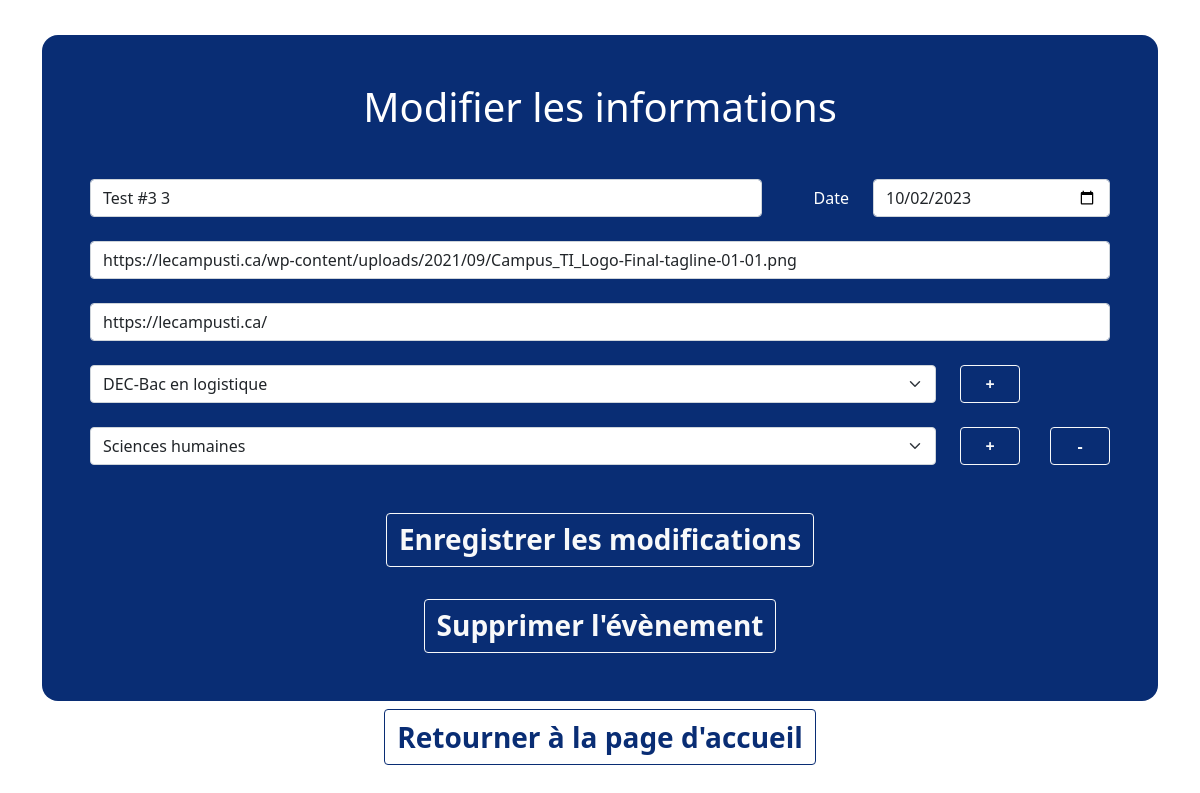
The page /modifier.php?id=3 (signed in) on the database its author committed.
### tables this page shows
CREATE TABLE `evenement` (
  `id` int(11) NOT NULL,
  `nom` varchar(255) NOT NULL,
  `date` date NOT NULL,
  `lien` varchar(1500) NOT NULL,
  `image` varchar(1500) NOT NULL DEFAULT 'img/CTR_Logo_RVB.jpg',
  `etudiantSatisfait` int(11) NOT NULL DEFAULT '0',
  `etudiantNeutre` int(11) NOT NULL DEFAULT '0',
  `etudiantInsatisfait` int(11) NOT NULL DEFAULT '0',
  `employeurSatisfait` int(11) NOT NULL DEFAULT '0',
  `employeurNeutre` int(11) NOT NULL DEFAULT '0',
  `employeurInsatisfait` int(11) NOT NULL DEFAULT '0'
);

### modifier.php (the view, shortened to what this page needs)
<!DOCTYPE html>
<html lang="en">
<head>
    <link href="https://cdn.jsdelivr.net/npm/bootstrap@5.0.2/dist/css/bootstrap.min.css" rel="stylesheet">
    <link rel="stylesheet" href="css/styles.css">
</head>
<body>
    <?php
    if ($_SESSION['connexion'] == true) {
        $id = $nom = $date = $lien = $departement = "";
        $erreurChant = $erreurBD = false;
        $servername = "localhost";
        $username = "root";
        $password = "root";
        $dbname = "smileyface";
        $conn = mysqli_connect($servername, $username, $password, $dbname);
        $conn->query('SET NAMES utf8');
        if ($_SERVER["REQUEST_METHOD"] != "POST" || $erreurChant == true || $erreurDB == true) {
            if (isset($_GET['id'])) {
                $id = $_GET['id'];
            }
            if($id != ""){
                $sql = "SELECT * FROM evenement WHERE id=$id";
                $result = $conn->query($sql);
                if ($result->num_rows > 0) {
                    $row = $result->fetch_assoc();
                }
                $nom = $row["nom"];
                $date = $row["date"];
                $lien = $row["lien"];
                if($row["image"] == "img/CTR_Logo_RVB.jpg"){
                    $image = "";
                }
                else{
                    $image = $row["image"];
                }
        ?>
                <div class="container d-flex flex-column justify-content-center align-items-center vh-100">
                    <div class="container-fluid bg-ctr-bleu radius-1rem text-white p-5">
                        <h1 class="text-center mb-5">Modifier les informations</h1>
                        <form id="form" class="g-3 needs-validation" action="<?php echo htmlspecialchars($_SERVER["PHP_SELF"]); ?>" method="post" novalidate>
                            <div class="row mb-4">
                                <div class="col-sm-8">
                                    <input type="text" class="form-control" id="nom" name="nom" value="<?php echo $nom; ?>" placeholder="Nom de l'évènement" required>
                                </div>
                                <label for="date" class="col-sm-1 col-form-label text-end">Date</label>
                                <div class="col-sm-3">
                                    <input type="date" class="form-control" id="date" name="date" value="<?php echo $date; ?>" required>
                                </div>
                            </div>
                            <div class="row mb-4">
                                <div class="col-sm-12">
                                    <input type="text" class="form-control" id="image" name="image" value="<?php echo $image; ?>" placeholder="Lien vers une image représentant l'évènement">
                                </div>
                            </div>
                            <div class="row mb-4">
                                <div class="col-sm-12">
                                    <input type="text" class="form-control" id="lien" name="lien" value="<?php echo $lien; ?>" placeholder="Lien du site web de l'évènement">
                                </div>
                            </div>
                            <div id="containerDepartement" class="container-fluid p-0 m-0">
                            <?php
                            $sql = "SELECT ed.id_departement, d.nom FROM evenement_departement ed INNER JOIN departement d ON d.id = ed.id_departement WHERE ed.id_evenement=$id";
                            $result = $conn->query($sql);
                            $programmeChoisis = [];
                            $i = 0;
                            if ($result->num_rows > 0) {
                                while($row = $result->fetch_assoc()){
                                    $programmeChoisis[$i++] = $row['nom'];
                                }
                            }
                            foreach($programmeChoisis as $programmeChoisi){
                            ?>
                                <div class="row mb-4 original-row">
                                    <div class="col-sm-10">
                                        <select class="form-select" aria-label="Default select example" name="departement0">
                                            <option selected><?php echo $programmeChoisi; ?></option>
                                        </select>
                                    </div>
                                    <div class="col-sm-2 text-end d-flex justify-content-between">
                                        <button type="button" class="btn btn-outline-light btn-ajouterDept fw-bold">+</button>
                                        <button type="button" class="btn btn-outline-light btn-supprimerDept fw-bold">-</button>
                                    </div>
                                </div>
                            <?php
                            }
                            ?>
                            </div>
                            <div class="text-center">
                                <button id="btnEnvoyer" type="submit" class="btn btn-outline-light fw-bold fs-3 mt-4 pt-1">Enregistrer les modifications</button>
                            </div>
                        </form>
                        <form action="supprimer.php" method="post" onSubmit="return confirm('Êtes-vous sûrs de vouloir supprimer cet évènement?');">
                            <div class="text-center mt-2">
                                <button type="submit" class="btn btn-outline-light fw-bold fs-3 mt-4 pt-1" id="btnSupprimer">Supprimer l'évènement</button>
                            </div>
                        </form>
                    </div>
                    <div class="text-center">
                        <a class="btn btn-outline-dark fw-bold fs-3 mt-2" href="./index.php" role="button">Retourner à la page d'accueil</a>
                    </div>
                </div>
        <?php
            }
            else{
                header("Location: ./index.php");
            }
        }
    } else {
        header("Location: ./connexion.php");
    }
    ?>
</body>
</html>

### css/styles.css (style rules this page uses)
.radius-1rem { border-radius: 1rem; }
.bg-ctr-bleu, .navbar { background-color: #092D74; }
.btn-outline-dark { color: #092D74; border-color: #092D74; }
.btn-ajouterDept, .btn-supprimerDept { width: 40%; }

### rows shown on the page
evenement: nom "Test #3 3", date "10/02/2023", image "https://lecampusti.ca/wp-content/uploads/2021/09/Campus_TI_Logo-Final-tagline-01-01.png", lien "https://lecampusti.ca/"

### other values the page prints
form field departement0 "DEC-Bac en logistique"
form field value "Sciences humaines"
